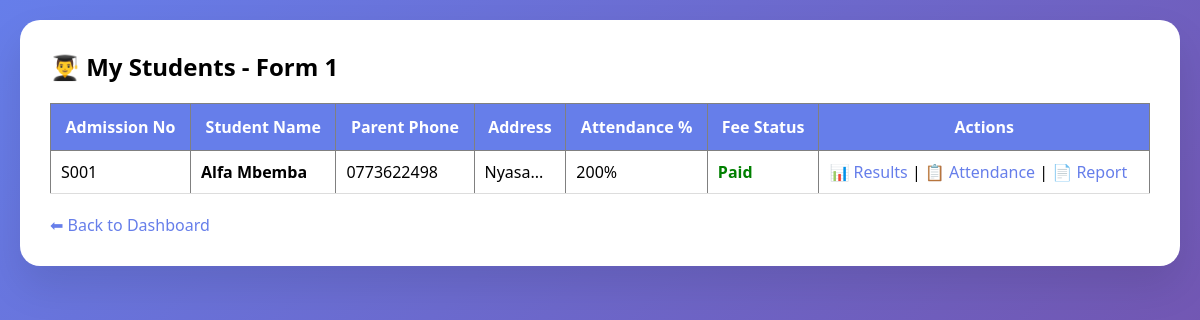
/my_students.php (signed in), run on the app's committed database.
### tables this page shows
CREATE TABLE `students` (
  `id` int(11) NOT NULL,
  `admission_no` varchar(20) DEFAULT NULL,
  `full_name` varchar(100) DEFAULT NULL,
  `class` varchar(20) DEFAULT NULL,
  `parent_phone` varchar(15) DEFAULT NULL,
  `address` text DEFAULT NULL,
  `fee_paid` decimal(10,2) DEFAULT 0.00,
  `total_fees` decimal(10,2) DEFAULT 5000.00,
  `registered_date` timestamp NOT NULL DEFAULT current_timestamp()
);

### my_students.php (the view, shortened to what this page needs)
<?php
include 'config.php';
$teacher = $_SESSION['teacher_data'];
$class = $teacher['class_assigned'];
?>
<!DOCTYPE html>
<html>
<head>
    <link rel="stylesheet" href="style.css">
</head>
<body>
<div class="container">
    <h2>👨‍🎓 My Students - <?= $class ?></h2>
    <table border="1" cellpadding="10" cellspacing="0" width="100%">
        <thead>
            <tr style="background:#667eea; color:white;">
                <th>Admission No</th>
                <th>Student Name</th>
                <th>Parent Phone</th>
                <th>Address</th>
                <th>Attendance %</th>
                <th>Fee Status</th>
                <th>Actions</th>
            </tr>
        </thead>
        <tbody>
            <?php
            $students = $conn->query("SELECT * FROM students WHERE class='$class' ORDER BY admission_no");
            while($student = $students->fetch_assoc()):
                $total_days = $conn->query("SELECT COUNT(DISTINCT date) as total FROM attendance WHERE student_id = {$student['id']}")->fetch_assoc();
                $present_days = $conn->query("SELECT COUNT(*) as present FROM attendance WHERE student_id = {$student['id']} AND status = 'Present'")->fetch_assoc();
                $percentage = $total_days['total'] > 0 ? round(($present_days['present'] / $total_days['total']) * 100, 1) : 0;
                $percentage_class = $percentage >= 75 ? 'present' : ($percentage >= 50 ? 'late' : 'absent');
                $pending = $student['total_fees'] - $student['fee_paid'];
                $fee_status = $pending <= 0 ? 'Paid' : ($pending < 1000 ? 'Partial' : 'Pending');
                $fee_color = $pending <= 0 ? 'green' : ($pending < 1000 ? 'orange' : 'red');
            ?>
                <tr>
                    <td><?= $student['admission_no'] ?></td>
                    <td><strong><?= $student['full_name'] ?></strong></td>
                    <td><?= $student['parent_phone'] ?></td>
                    <td><?= substr($student['address'], 0, 30) ?>...</td>
                    <td class="<?= $percentage_class ?>"><?= $percentage ?>%</td>
                    <td style="color: <?= $fee_color ?>; font-weight: bold;"><?= $fee_status ?></td>
                    <td>
                        <a href="teacher_view_student_results.php?id=<?= $student['id'] ?>">📊 Results</a> |
                        <a href="teacher_view_student_attendance.php?id=<?= $student['id'] ?>">📋 Attendance</a> |
                        <a href="student_report_card.php?id=<?= $student['id'] ?>">📄 Report</a>
                    </td>
                </tr>
            <?php endwhile; ?>
        </tbody>
    </table>
    <div style="margin-top: 20px;">
        <a href="teacher_dashboard.php">⬅ Back to Dashboard</a>
    </div>
</div>
</body>
</html>

### style.css (style rules this page uses)
* { margin: 0; padding: 0; box-sizing: border-box; font-family: 'Segoe UI', Tahoma, Geneva, Verdana, sans-serif; }
body { background: linear-gradient(135deg, #667eea 0%, #764ba2 100%); min-height: 100vh; padding: 20px; }
.container { max-width: 1200px; margin: auto; background: white; border-radius: 20px; padding: 30px; box-shadow: 0 20px 40px rgba(0,0,0,0.1); }
table { width: 100%; border-collapse: collapse; margin: 20px 0; }
th { background: #667eea; color: white; padding: 12px; }
td { padding: 10px; border-bottom: 1px solid #ddd; }
a { color: #667eea; text-decoration: none; }

### data on the page
students: admission_no "S001", full_name "Alfa Mbemba", parent_phone "0773622498", address "Nyasa", percentage "200", fee_status "Paid"

### other printed values
$class "Form 1"
